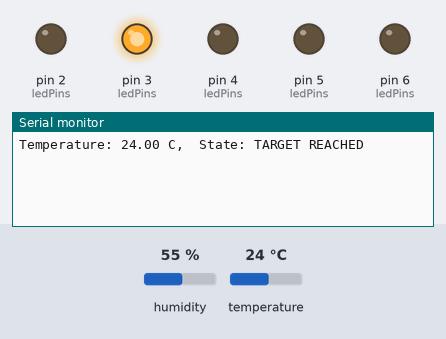
Recording of a sketch running on a simulated Arduino Uno, built with avr-gcc and run on an emulated ATmega328P. Parts: output pins drawn as LEDs (lit = HIGH), the last lines printed to the serial monitor. Inputs (shaded band) come from the test bench; at power-on: temperature 24 °C, humidity 55 %. Pins used as bus, display or sensor lines are not drawn.

Above: at 4.8 s.
4.9 s: temperature set to 12 °C
At 8.4 s:
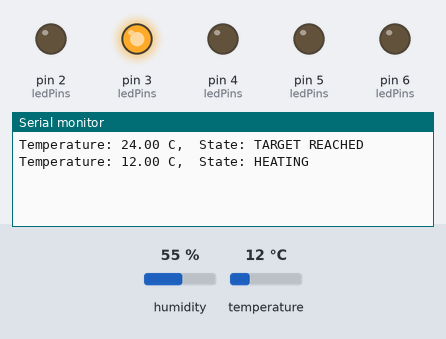
9.8 s: temperature set to 28 °C
At 12.6 s:
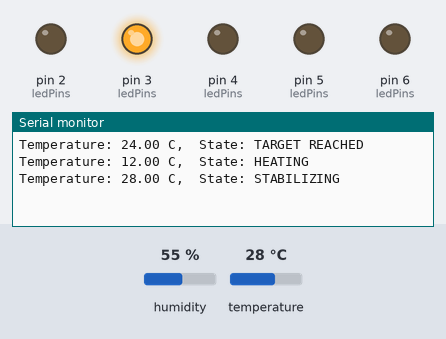

The sketch:

heat_control_system.ino
```cpp
#include <DHT.h>;

//constants
#define DHTPIN 7     // pin connected to DHT22
#define DHTTYPE DHT22
#define HEATER_PIN 7
//LED state indicator pins
#define LED_IDLE 6
#define LED_HEATING 5
#define LED_STABILIZING 4
#define LED_TARGET_REACHED 3
#define LED_OVERHEAT 2
DHT dht(DHTPIN, DHTTYPE); // Initialize DHT sensor

//LED states
const int ledPins[] = {
  LED_IDLE,
  LED_HEATING,
  LED_STABILIZING,
  LED_TARGET_REACHED,
  LED_OVERHEAT
};


// Heater States
enum HeaterStates {
  IDLE,
  HEATING,
  STABILIZING,
  TARGET_REACHED,
  OVERHEAT
};

HeaterStates currentState = STABILIZING;
//variables
float temp;  //temperature value

// temperature preset thresholds
const float MIN_TEMP = 20.0;
const float TARGET_TEMP = 24.0;
const float STABILIZE_RANGE = 0.5;
const float MAX_TEMP = 25.0;
void setup()
{
  cli();//stop interrupts
  Serial.begin(9600);
  dht.begin();
  for (int i = 0; i < sizeof(ledPins)/sizeof(ledPins[0]); i++) {
    pinMode(ledPins[i], OUTPUT);
    digitalWrite(ledPins[i], LOW);
  }
  pinMode(HEATER_PIN, OUTPUT);
  digitalWrite(HEATER_PIN, LOW); // Heater initially OFF
  TCCR1A = 0; // Init Timer1A
  TCCR1B = 0;  // Init Timer1B
  TCCR1B |= B00000101; // Prescaler set as 1024
  OCR1A = 31250;// Timer Compare1A Register set for 2 sec interval
  TIMSK1 |= B00000010; // Enable Timer COMPA Interrupt
  sei(); // Enable interrupts
}

void loop()
{

}

void controlHeater(float temp) {
  switch (currentState) {
    case IDLE:
      // digitalWrite(LED_HEATING, LOW);
      if (temp<MIN_TEMP ) {
        currentState = HEATING;
        digitalWrite(HEATER_PIN, HIGH);
        logState(temp, "HEATING");
      }
      break;

    case HEATING:
      if (temp>=TARGET_TEMP-STABILIZE_RANGE) {
        currentState = STABILIZING;
        logState(temp, "STABILIZING");
      }
      break;

    case STABILIZING:
      if (temp>=TARGET_TEMP && temp<=MAX_TEMP) {
        currentState = TARGET_REACHED;
        state_led(currentState);
        digitalWrite(HEATER_PIN, LOW);
        logState(temp, "TARGET REACHED");
      }
      break;

    case TARGET_REACHED:
      if (temp>MAX_TEMP) {
        currentState = OVERHEAT;
        digitalWrite(HEATER_PIN, LOW);
        logState(temp, "OVERHEAT");
      } else if (temp<MIN_TEMP) {
        currentState = HEATING;
        digitalWrite(HEATER_PIN, HIGH);
        logState(temp, "HEATING");
      }
      break;

    case OVERHEAT:
      if (temp<=TARGET_TEMP) {
        currentState = TARGET_REACHED;
        logState(temp, "BACK TO TARGET");
      }
      break;
  }
}

void logState(float temp, const char* stateName) {
  Serial.print("Temperature: ");
  Serial.print(temp);
  Serial.print(" C,  State: ");
  Serial.println(stateName);
}

// Timer1 ISR
ISR(TIMER1_COMPA_vect) {
  // Serial.println("Interrupt triggered");
  float temp = dht.readTemperature();
  if (isnan(temp)) {
    Serial.println("Failed to read from DHT22!");
    return;
  }
  controlHeater(temp);
  OCR1A += 31250; // Incrementing COMPA Register
}

void state_led(HeaterStates currentState)
{
  for (int i = 0; i < sizeof(ledPins) / sizeof(ledPins[0]); i++) {
    digitalWrite(ledPins[i], LOW);
  }
  digitalWrite(ledPins[currentState], HIGH);
}
```

Measured:
- after the input at 4.9 s, the serial monitor: prints a new line after 3.1 s (image 1)
- after the input at 9.8 s, the serial monitor: prints a new line after 2.2 s (image 2)
